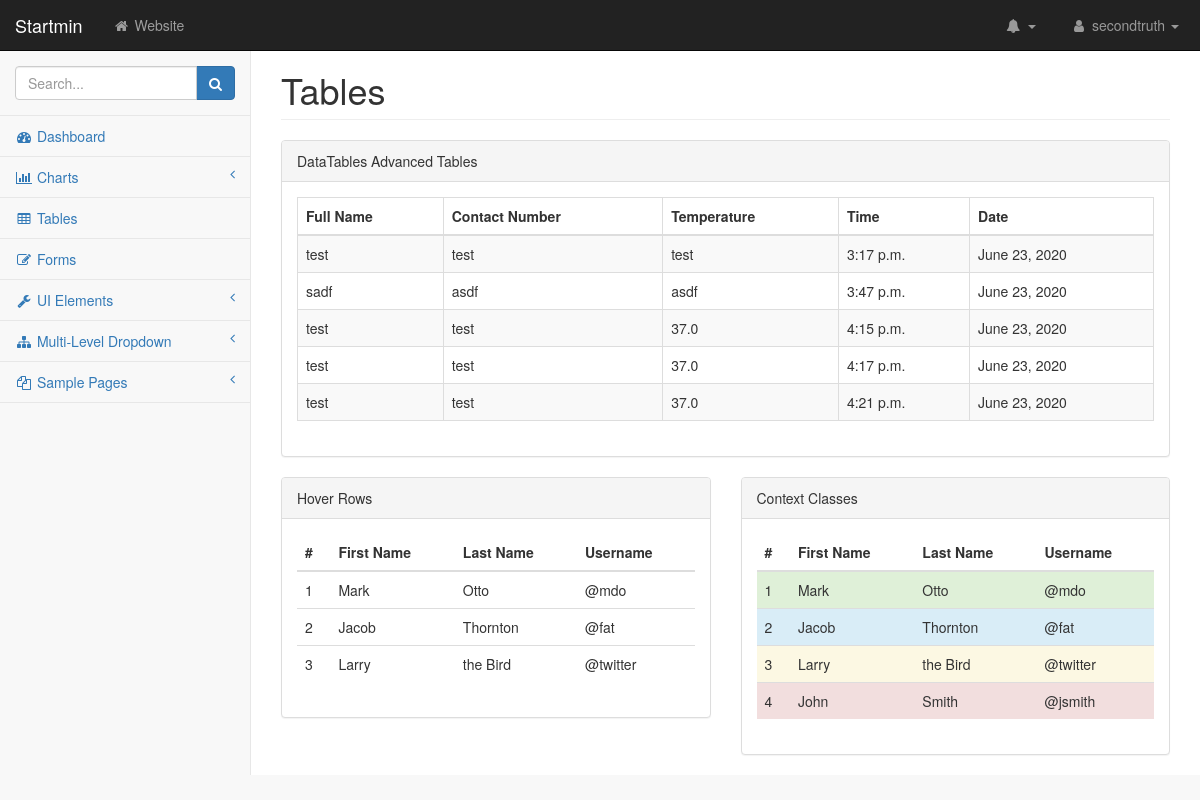
/dashboard_table.html, run on an earlier commit of the app's database.
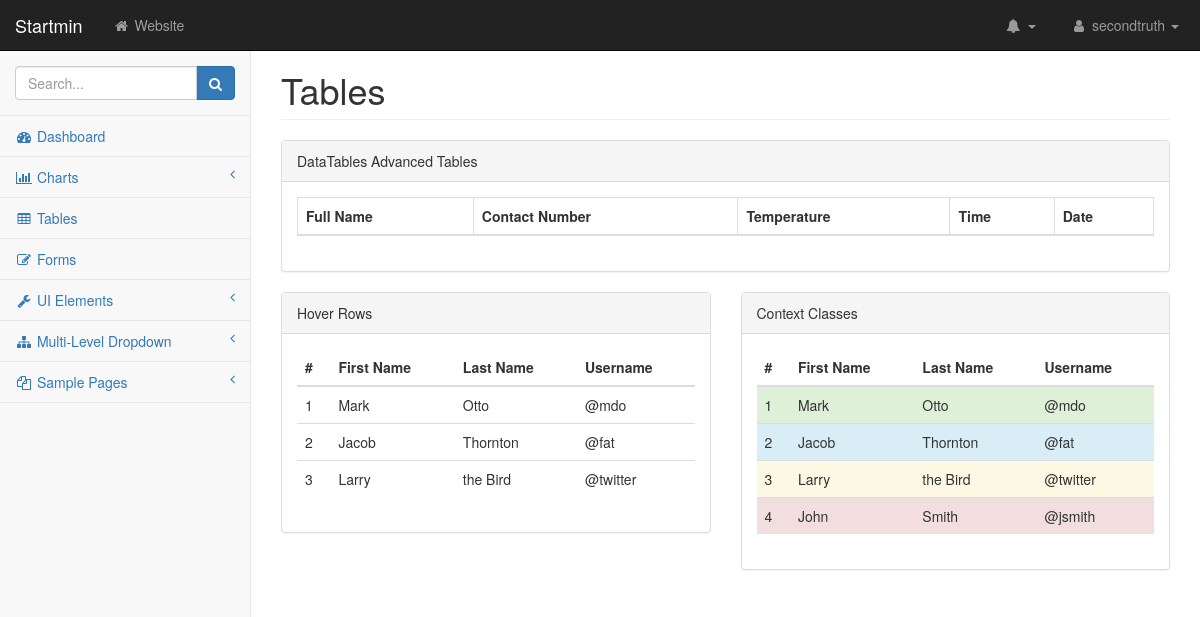
And on a later commit of the database.
### website/models.py (models this page shows, shortened)
class QRScanMember(models.Model):
	phone_regex = RegexValidator(regex=r'^(\+\d{1,3})?,?\s?\d{8,13}$', message="Phone number must not consist of space and requires country code. eg : +6591258565")
	full_name = models.CharField(max_length=50)
	contact_number = models.CharField(validators=[phone_regex], max_length=17, blank=False)
	temperature = models.FloatField(validators=[MinValueValidator(35), MaxValueValidator(40)])
	time_stamp = models.TimeField(auto_now=False, auto_now_add=True, blank=True)
	date_stamp = models.DateField(auto_now=False, auto_now_add=True, blank=True)

### website/views.py (the view)
# urls.py: path('dashboard_table.html', views.dashboard_table, name="dashboard_table"),
def dashboard_table(request):
	members = QRScanMember.objects.all()
	return render(request, 'dashboard_table.html', {'members': members})

### website/templates/dashboard_table.html (shortened to what the changed rows need)
{% load static %}
<!DOCTYPE html>
<html lang="en">
    <head>
        <link href="{% static 'dashboard/css/bootstrap.min.css' %}" rel="stylesheet">
        <link href="{% static 'dashboard/css/metisMenu.min.css' %}" rel="stylesheet">
        <link href="{% static 'dashboard/css/timeline.css' %}" rel="stylesheet">
        <link href="{% static 'dashboard/css/startmin.css' %}" rel="stylesheet">
        <link href="{% static 'dashboard/css/morris.css' %}" rel="stylesheet">
        <link href="{% static 'dashboard/css/font-awesome.min.css' %}" rel="stylesheet" type="text/css">
    </head>
    <body>
        <div id="wrapper">
            <div id="page-wrapper">
                <div class="container-fluid">
                    <div class="row">
                        <div class="col-lg-12">
                            <h1 class="page-header">Tables</h1>
                        </div>
                    </div>
                    <div class="row">
                        <div class="col-lg-12">
                            <div class="panel panel-default">
                                <div class="panel-body">
                                    <div class="table-responsive">
                                        <table class="table table-striped table-bordered table-hover" id="dataTables-example">
                                            <thead>
                                                <tr>
                                                    <th>Full Name</th>
                                                    <th>Contact Number</th>
                                                    <th>Temperature</th>
                                                    <th>Time</th>
                                                    <th>Date</th>
                                                </tr>
                                                <tbody>
                                                {% for member in members %}
                                                    <tr>
                                                        <td>{{member.full_name}}</td>
                                                        <td>{{member.contact_number}}</td>
                                                        <td>{{member.temperature}}</td>
                                                        <td>{{member.time_stamp}}</td>
                                                        <td>{{member.date_stamp}}</td>
                                                    </tr>
                                                {% endfor %}
                                                </tbody>
                                            </thead>
                                        </table>
                                    </div>
                                </div>
                            </div>
                        </div>
                    </div>
                    <div class="row">
                        <div class="col-lg-6">
                            <div class="panel panel-default">
                                <div class="panel-body">
                                    <div class="table-responsive">
                                        <table class="table table-hover">
                                            <thead>
                                                <tr>
                                                    <th>#</th>
                                                    <th>First Name</th>
                                                    <th>Last Name</th>
                                                    <th>Username</th>
                                                </tr>
                                            </thead>
                                        </table>
                                    </div>
                                </div>
                            </div>
                        </div>
                        <div class="col-lg-6">
                            <div class="panel panel-default">
                                <div class="panel-body">
                                    <div class="table-responsive">
                                        <table class="table">
                                            <thead>
                                                <tr>
                                                    <th>#</th>
                                                    <th>First Name</th>
                                                    <th>Last Name</th>
                                                    <th>Username</th>
                                                </tr>
                                            </thead>
                                        </table>
                                    </div>
                                </div>
                            </div>
                        </div>
                    </div>
                </div>
            </div>
        </div>
    </body>
</html>

What changed in the data, as far as the page shows it:
removed QRScanMember: full_name "test", contact_number "test", temperature "test", time_stamp "3:17 p.m.", date_stamp "June 23, 2020"
removed QRScanMember: full_name "sadf", contact_number "asdf", temperature "asdf", time_stamp "3:47 p.m.", date_stamp "June 23, 2020"
removed QRScanMember: full_name "test", contact_number "test", temperature "37.0", time_stamp "4:15 p.m.", date_stamp "June 23, 2020"
removed QRScanMember: full_name "test", contact_number "test", temperature "37.0", time_stamp "4:17 p.m.", date_stamp "June 23, 2020"
removed QRScanMember: full_name "test", contact_number "test", temperature "37.0", time_stamp "4:21 p.m.", date_stamp "June 23, 2020"
